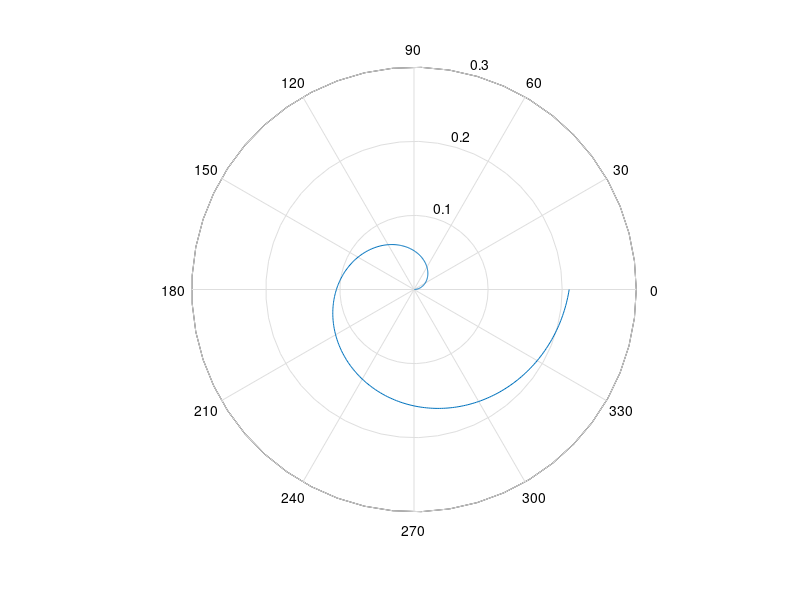

Recreate this plot in MATLAB.
% hat-function
close all

N=360;
a=0;b=30;c=60;
xi=@(x) (x<b & x >=a).*(x-a)/(b-a)+(x<c & x >=b).*(x-c)/(b-c);
x=2*pi/N*[1:N];
y=xi(x);
polar(x,y)

